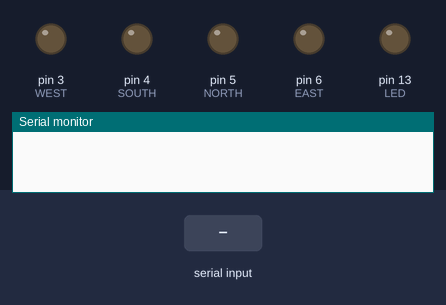
Bench run of a sketch on a simulated Arduino Uno, built with avr-gcc and run on an emulated ATmega328P. On the bench: output pins drawn as LEDs (lit = HIGH), the last lines printed to the serial monitor. Dashed ring = blinking. Inputs (shaded band) come from the test bench.

Above: at 1.2 s.
1.3 s: "P" received over Serial
At 1.7 s:
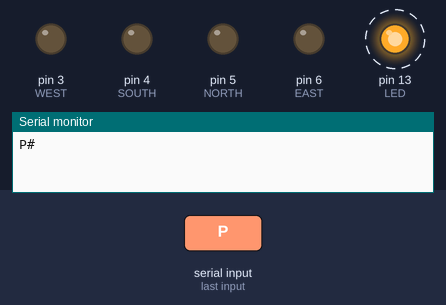
4.3 s: byte 120 ('x') received over Serial
At 5.4 s:
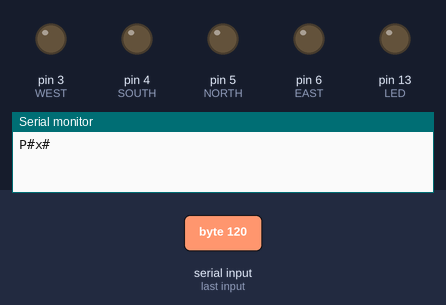
Timing chart, 0 to 7.3 s (numbered marks = the images above; inputs shaded):
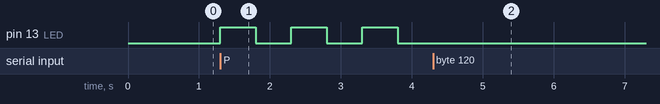

Measured:
- after the input at 1.3 s, pin 13 (LED): alternates HIGH for 0.50 s and LOW for 0.50 s, starting at once
- after the input at 4.3 s, pin 13 (LED): stops changing and stays LOW

The sketch:

GuidePortBuddy.ino
```cpp
#define VERSION "GuidePortBuddy V0.200930#"
/*
GUIDE PORT BUDDY
================

This Arduino sketch allows direct control of the ST-4 port of a telescope mount to apply pulses for guiding corrections.
It allows guiding software to control directly the directional lines via an ASCOM driver and send pulses quickly.

The pinout of the 6P6C RJ11 plug which is inserted into the mount's ST-4 guide port is below.  The line is activated by
grounding it.

 123456         1   No connection
||||||||        2   Ground
|      |        3   West  (-X)
| ==== |        4   South (-Y)
+------+        5   North (+Y)
  |  |          6   East  (+X)

The advantages of using this setup over a standard ST4 cable from a guide camera are as follows:

1)  The guide correction pulse is activated more quickly
2)  Guide corrections can be applied in both X and Y directions at the same time
3)  The telescope's drive can be stopped (and reactivated)
*/
#define WEST    3
#define SOUTH   4
#define NORTH   5
#define EAST    6
#define LED     13

char resp;                                        // Command and response to be sent back to Serial port
byte movingNS, movingEW;                          // Flags to indicate is Dec or RA axis are moving
unsigned long timerNS, timerEW, timerPause;       // Timers

void setup() {
  pinMode(WEST, INPUT_PULLUP);                  // Make ST-4 lines high resistance to ensure no pulse are active
  pinMode(EAST, INPUT_PULLUP);
  pinMode(SOUTH, INPUT_PULLUP);
  pinMode(NORTH, INPUT_PULLUP);
  pinMode(LED, OUTPUT);                         // LED is used to indicate ST-4 lines are active
  Serial.begin(115200);                         // Fastest Baud rate possible would be best to reduce time to activate ST-4 lines
  timerPause = movingNS = movingEW = 0;         // Initialise variables
  timerNS = timerEW = 1;                        // Setting timers to 1 inactivates them
  delay(2);
}

void loop() {
  if (Serial.available()){                        // Has something been received on the Serial port?
    resp = Serial.read();
    switch (resp){
      case 'W': moveEW(WEST);     break;          // Send pulse to move mount west for given number of milliseconds
      case 'E': moveEW(EAST);     break;          // Send pulse to move mount east for given number of milliseconds
      case 'S': moveNS(SOUTH);    break;          // Send pulse to move mount south for given number of milliseconds
      case 'N': moveNS(NORTH);    break;          // Send pulse to move mount north for given number of milliseconds
      case 'w': stopEW();         break;          // Stop moving west
      case 'e': stopEW();         break;          // Stop moving east
      case 's': stopNS();         break;          // Stop moving south
      case 'n': stopNS();         break;          // Stop moving north
      case 'P': pause();          break;          // Pause the mount to stop it tracking
      case 'X': stopAll();        break;          // Stop any guiding pulses
      case 'x': stopAll();        break;
      case 'M': isMoving();       break;          // Reports if any guiding pulses are still active
      case 'L': timeLeft();       break;          // Returns time left before millis() clocks round to 0
      case 'R': reset();          break;          // Resets the sketch - helps prevent millis() from clocking back to 0
      case 'A': resp = 'A';       break;          // Reports if GuidePortBuddy is active and repsonding
      case 'T': Serial.println(timerNS); break;
      case 'V': Serial.print(VERSION); resp = 0 ;break;
                                                  // Return to the name and version of this sketch
      case '?': help();           break;          // Help info
      default: resp = 0; break;                   // What has been received is bad - ignore it.
    }
    if(resp){
      Serial.print(resp);                         // Send a repsonse if it exists.
      Serial.print("#");
    }
  }
  if (timerPause){                                // If in Pause mode, a timer for blinking the LED is active
    if(millis() > timerPause){
      timerPause = millis() + 500;                // Blink the LED every 0.5 sec to indicate in Pause mode
      digitalWrite(LED, 1 - digitalRead(LED));
    }
  } else{
    if (movingEW) if (timerEW) if(millis() > timerEW) stopEW();   // If the EW timer has expired, turn off East/West pulse
    if (movingNS) if (timerNS) if(millis() > timerNS) stopNS();   // If the NS timer has expired, turn off North/South pulse

    if (movingEW || movingNS) digitalWrite(LED, HIGH);            // If a pulse active, light the LED
    else digitalWrite(LED, LOW);                                  // else turn off the LED
  }
}

void moveEW(byte direction){          // Direction is EAST or WEST
  if(timerPause) stopNS();            // If parked, rest NORTH & SOUTH lines
  stopEW();                           // Stop any current EAST or WEST pulse
  pinMode(direction, OUTPUT);         // Activate EAST or WEST line
  digitalWrite(direction, LOW);       // Ground the line to send a pulse
  timerEW = getDuration();            // See if there is a duration in the command for pulse
  movingEW = 1;                       // If there is no error then the mount is now moving East or West
}

void moveNS(byte direction){          // Direction is NORTH or SOUTH
  if(timerPause) stopEW();            // If parked, reset EAST & WEST lines
  stopNS();                           // Stop any current NORTH or SOUTH pulse
  pinMode(direction, OUTPUT);         // Activate NORTH or SOUTH line
  digitalWrite(direction, LOW);       // Ground the line to send a pulse
  timerNS = getDuration();            // See if there is a duration in the command of pulse
  movingNS = 1;                       // It there is no error then the mount is now moving North or South
}

void stopEW(){
  pinMode(EAST, INPUT_PULLUP);        // Deactivate lines using the Arduino pull-up resistors
  pinMode(WEST, INPUT_PULLUP);
  movingEW = timerPause = 0;          // Mount is no longer moving or paused
  timerEW = 1;                        // Stop the pulse timer
}

void stopNS(){
  pinMode(NORTH, INPUT_PULLUP);       // Deactivate lines using the Arduino's pull-up resistors
  pinMode(SOUTH, INPUT_PULLUP);
  movingNS = timerPause = 0;          // Mount is no longer moving or paused
  timerNS = 1;                        // Stop the pulse timer
}

void pause(){                         // This pause the telescope mount
  timerEW = timerNS = 1;              // Stop the pulse timers
  pinMode(EAST, OUTPUT);              // Pausing is done by grounding all of the pulse lines to make the active
  digitalWrite(EAST, LOW);
  pinMode(WEST, OUTPUT);
  digitalWrite(WEST, LOW);
  pinMode(NORTH, OUTPUT);
  digitalWrite(NORTH, LOW);
  pinMode(SOUTH, OUTPUT);
  digitalWrite(SOUTH, LOW);
  timerPause = 1;                     // Pause LED blink timer is made active
  movingNS = movingEW = 0;            // The mount is now classed as not moving
}

void stopAll(){
  stopEW();                           // Stop all pulses and allow the mount to track normally
  stopNS();
}

void isMoving(){                        // Reports if a pulse is in progress
  resp = '0';                           // Default resp is '0' meaning no guiding pulses are active
  if(movingEW || movingNS) resp = '1';  // '1' means one or more guiding pulses are active
  if(timerPause) resp = '2';            // '2' means the mount is in Pause mode
}

void timeLeft(){
  unsigned long t = -millis();          // Return the time left before milis() clocks round to 0
  int i = 0;
  while (t >= 86400000) {
    t -= 86400000;
    i++;
  }
  Serial.print("Days:");
  Serial.print(i);
  i = 0;
  while (t >= 3600000) {
    t -= 3600000;
    i++;
  }
  Serial.print(" Hours:");
  Serial.print(i);
  while (t >= 60000) {
    t -= 60000;
    i++;
  }
  Serial.print(" Minutes:");
  Serial.print(i);
  i = 0;
  while (t >=1000) {
    t -= 1000;
    i++;
  }
  Serial.print(" Seconds:");
  Serial.print(i);
  Serial.print(" Millis:");
  Serial.print(t);
  Serial.print('#');
  resp = 0;
}

void reset(){
  Serial.print(resp);                       // This restarts the sketch so that millis() is reset
  Serial.print("#");                        // timer might then last 50 days!
  Serial.flush();
  asm volatile ("jmp 0");
}

unsigned long getDuration(){
 unsigned long value = timerPause = 0;  // Cancel pause LED blink timer as a request to start a guiding pulse has been received
  value = Serial.parseInt();
  if (value) return value + millis();
  return 0;
}

void help(){
  Serial.println(VERSION);
  Serial.println();
  Serial.println("N      Send continuous North pulse");
  Serial.println("S      Send continuous South pulse");
  Serial.println("E      Send continuous East pulse");
  Serial.println("W      Send continuous West pulse");
  Serial.println("NXXXXX Send North pulse for XXXXX ms");
  Serial.println("SXXXXX Send South pulse for XXXXX ms");
  Serial.println("EXXXXX Send East pulse for XXXXX ms");
  Serial.println("WXXXXX Send West pulse for XXXXX ms");
  Serial.println("n      Stop North pulse");
  Serial.println("s      Stop South pulse");
  Serial.println("e      Stop East pulse");
  Serial.println("w      Stop West pulse");
  Serial.println("P      Pause mount - pulses sent all direction");
  Serial.println("X      Stop any active pulses");
  Serial.println("x      Stop and active pulses");
  Serial.println("M      Returns 0 = no active pulses, 1 = active pulses, 2 = Paused");
  Serial.println("L      Time left before clock resets to 0");
  Serial.println("R      Reset the sketch and restart clock from 0");
  Serial.println("A      Returns 'A' if GuidePortBuddy is repsonding");

}
```
